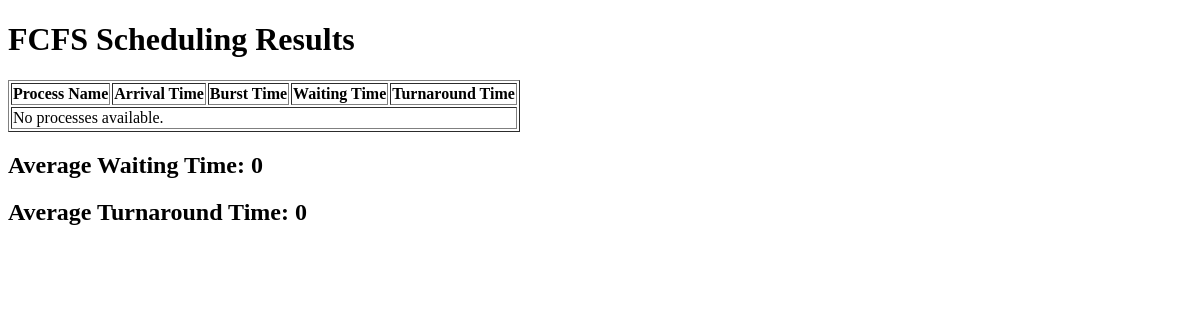
Page /fcfs/ on the earlier database version.
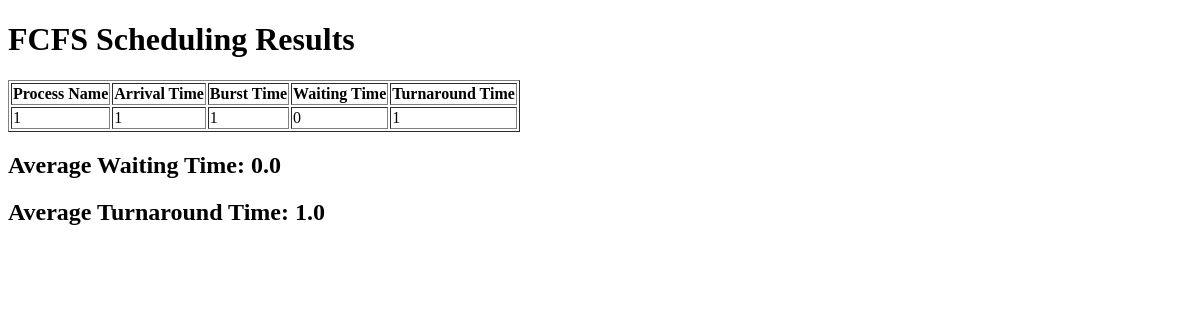
Same page on the later database version.
### home/models.py (models this page shows, shortened)
class DynamicProcessModel(models.Model):
    process_name = models.PositiveSmallIntegerField()
    arrival_time = models.PositiveSmallIntegerField()
    burst_time = models.PositiveSmallIntegerField()
    quantum = models.PositiveSmallIntegerField(default=5)

### home/views.py (the view)
# urls.py: path('fcfs/', views.Fcfsview.as_view(), name='fcfs'),
class Fcfsview(View):
    def get(self, request):
        processes = list(DynamicProcessModel.objects.all().order_by('arrival_time'))
        if processes:
            waiting_times = []
            turnaround_times = []
            current_time = 0
            total_waiting_time = 0
            total_turnaround_time = 0
            process_data = []  # این لیست به جای result استفاده می‌شه
            for process in processes:
                if current_time < process.arrival_time:
                    current_time = process.arrival_time
                waiting_time = current_time - process.arrival_time
                waiting_times.append(waiting_time)
                current_time += process.burst_time
                turnaround_time = current_time - process.arrival_time
                turnaround_times.append(turnaround_time)
                total_waiting_time += waiting_time
                total_turnaround_time += turnaround_time
                process_data.append({
                    'process_name': process.process_name,
                    'arrival_time': process.arrival_time,
                    'burst_time': process.burst_time,
                    'waiting_time': waiting_time,
                    'turnaround_time': turnaround_time,
                })
            avg_waiting_time = total_waiting_time / len(processes)
            avg_turnaround_time = total_turnaround_time / len(processes)
        else:
            avg_waiting_time = 0
            avg_turnaround_time = 0
            process_data = []
        context = {
            'process_data': process_data,  # ارسال لیست process_data به قالب
            'avg_waiting_time': avg_waiting_time,
            'avg_turnaround_time': avg_turnaround_time
        }
        return render(request, 'home/fcfs_result.html', context)

### home/templates/home/fcfs_result.html (shortened to what this page needs)
<!DOCTYPE html>
<html lang="en">
<head>
</head>
<body>
    <h1>FCFS Scheduling Results</h1>
    <table border="1">
        <tr>
            <th>Process Name</th>
            <th>Arrival Time</th>
            <th>Burst Time</th>
            <th>Waiting Time</th>
            <th>Turnaround Time</th>
        </tr>
        {% for data in process_data %}
        <tr>
            <td>{{ data.process_name }}</td>
            <td>{{ data.arrival_time }}</td>
            <td>{{ data.burst_time }}</td>
            <td>{{ data.waiting_time }}</td>
            <td>{{ data.turnaround_time }}</td>
        </tr>
        {% empty %}
        <tr>
            <td colspan="5">No processes available.</td>
        </tr>
        {% endfor %}
    </table>
    <h2>Average Waiting Time: {{ avg_waiting_time }}</h2>
    <h2>Average Turnaround Time: {{ avg_turnaround_time }}</h2>
</body>
</html>

Differences in the rows shown:
added DynamicProcessModel: process_name "1", arrival_time "1", burst_time "1", waiting_time "0", turnaround_time "1"
Other differences:
{{ avg_waiting_time }}: "0" → "0.0"
{{ avg_turnaround_time }}: "0" → "1.0"
text no longer shown: "No processes available."
